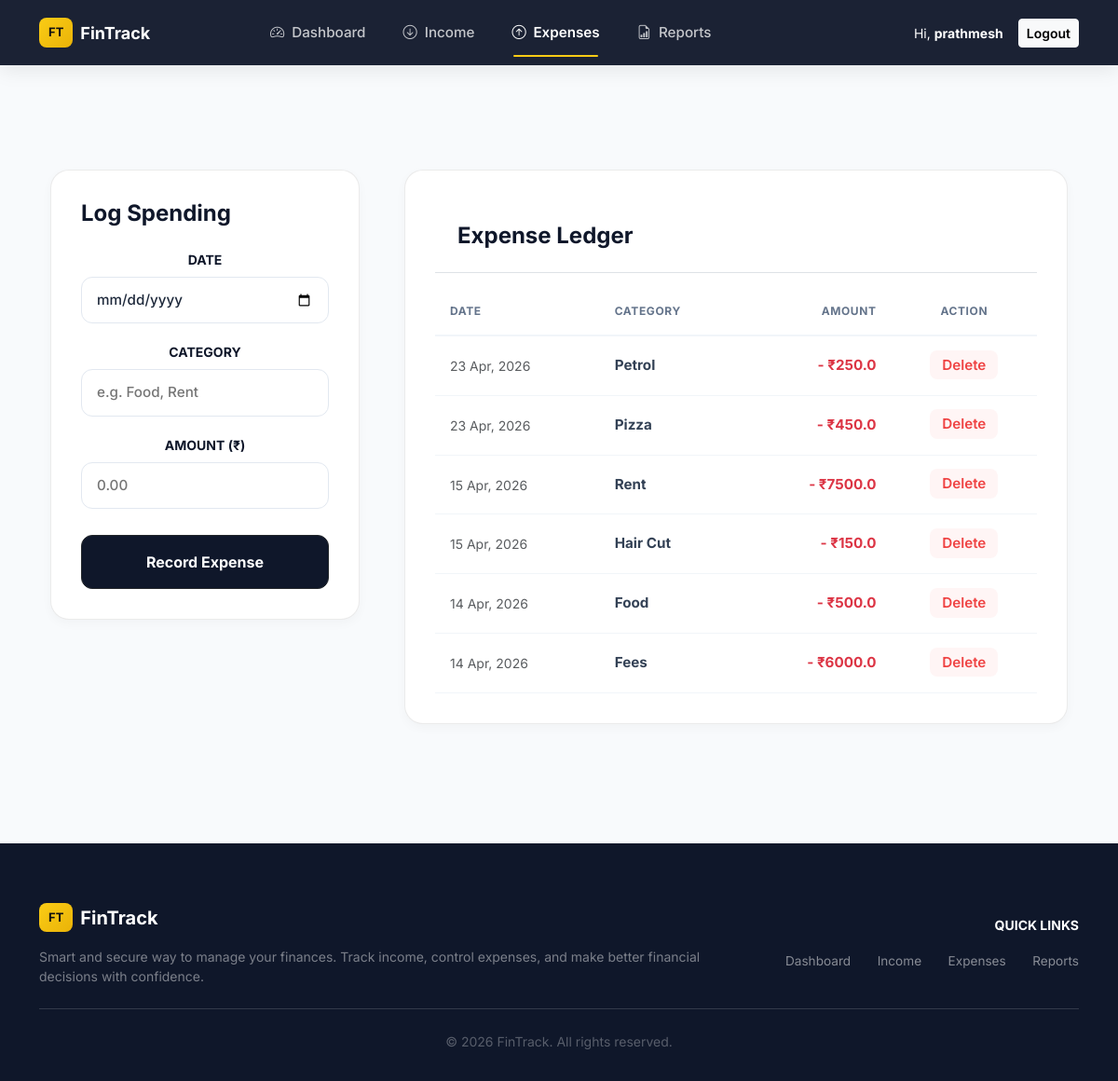
Page /expense/ (signed in) on the committed database.
### finance/models.py (models this page shows, shortened)
class Expense(models.Model):
    user = models.ForeignKey(User, on_delete=models.CASCADE)
    category = models.CharField(max_length=255)
    amount = models.FloatField()
    date = models.DateTimeField(auto_now_add=True)

### finance/views.py (the view)
# urls.py: path('expense/', views.expense_page, name='expense'),
@login_required
def expense_page(request):
    if request.method == 'POST':
        category = request.POST.get('category')
        amount = request.POST.get('amount')
        Expense.objects.create(user=request.user, category=category, amount=amount)
        messages.success(request, "Expense recorded successfully.")
        return redirect('expense')
    expenses = Expense.objects.filter(user=request.user).order_by('-date')
    return render(request, 'expense.html', {'expenses': expenses})

### finance/templates/expense.html (shortened to what this page needs)
{% extends 'base.html' %}
{% block content %}
<div class="container py-5">
    <div class="row g-5">
        <div class="col-md-4">
            <div class="stats-card">
                <h4 class="fw-bold mb-4">Log Spending</h4>
                <form method="POST">
                    <label class="card-label small fw-bold text-uppercase">Date</label>
                    <input type="date" name="date" required>
                    <label class="card-label small fw-bold text-uppercase">Category</label>
                    <input type="text" name="category" placeholder="e.g. Food, Rent" required>
                    <label class="card-label small fw-bold text-uppercase">Amount (₹)</label>
                    <input type="number" name="amount" step="0.01" placeholder="0.00" required>
                    <button type="submit" class="btn btn-dark w-100 py-3 fw-bold mt-2" style="border-radius:12px; background: #0F172A;">
                        Record Expense
                    </button>
                </form>
            </div>
        </div>
        <div class="col-md-8">
            <div class="stats-card p-0 overflow-hidden">
                <div class="p-4 border-bottom">
                    <h4 class="fw-bold mb-0">Expense Ledger</h4>
                </div>
                <div class="table-responsive">
                    <table class="table-hover">
                        <thead>
                            <tr>
                                <th>Date</th>
                                <th>Category</th>
                                <th class="text-end">Amount</th>
                                <th class="text-center">Action</th>
                            </tr>
                        </thead>
                        <tbody>
                            {% for item in expenses %}
                            <tr>
                                <td class="text-muted small">{{ item.date|date:"d M, Y" }}</td>
                                <td class="fw-bold">{{ item.category }}</td>
                                <td class="text-end text-danger fw-bold">- ₹{{ item.amount }}</td>
                                <td class="text-center">
                                    <a href="{% url 'delete_expense' item.id %}" class="btn-delete">Delete</a>
                                </td>
                            </tr>
                            {% empty %}
                            <tr>
                                <td colspan="4" class="text-center py-5 text-muted">No expenses found.</td>
                            </tr>
                            {% endfor %}
                        </tbody>
                    </table>
                </div>
            </div>
        </div>
    </div>
</div>
{% endblock %}

### finance/templates/base.html (shortened to what this page needs)
<!DOCTYPE html>
<html lang="en">
<head>
    <link href="https://cdn.jsdelivr.net/npm/bootstrap@5.3.0/dist/css/bootstrap.min.css" rel="stylesheet">
    <link rel="stylesheet" href="https://cdn.jsdelivr.net/npm/bootstrap-icons@1.11.0/font/bootstrap-icons.css">
    {% load static %}
    <link rel="stylesheet" href="{% static 'css/style.css' %}?v=2">
</head>
<body>
<nav class="navbar navbar-expand-lg navbar-dark sticky-top custom-navbar">
    <div class="container">
        <a class="navbar-brand d-flex align-items-center" href="{% url 'dashboard' %}">
            <div class="logo-badge me-2">FT</div>
            <span class="brand-name">FinTrack</span>
        </a>
        <div class="collapse navbar-collapse" id="navMain">
            {% if user.is_authenticated %}
            <ul class="navbar-nav mx-auto gap-lg-4">
                <li class="nav-item">
                    <a class="nav-link {% if request.resolver_match.url_name == 'dashboard' %}active-link{% endif %}"
                       href="{% url 'dashboard' %}">
                        <i class="bi bi-speedometer2 me-1"></i> Dashboard
                    </a>
                </li>
                <li class="nav-item">
                    <a class="nav-link {% if request.resolver_match.url_name == 'income' %}active-link{% endif %}"
                       href="{% url 'income' %}">
                        <i class="bi bi-arrow-down-circle me-1"></i> Income
                    </a>
                </li>
                <li class="nav-item">
                    <a class="nav-link {% if request.resolver_match.url_name == 'expense' %}active-link{% endif %}"
                       href="{% url 'expense' %}">
                        <i class="bi bi-arrow-up-circle me-1"></i> Expenses
                    </a>
                </li>
                <li class="nav-item">
                    <a class="nav-link {% if request.resolver_match.url_name == 'report' %}active-link{% endif %}"
                       href="{% url 'report' %}">
                        <i class="bi bi-file-earmark-bar-graph me-1"></i> Reports
                    </a>
                </li>
            </ul>
            {% endif %}
            <div class="ms-auto d-flex align-items-center">
                {% if user.is_authenticated %}
                <span class="user-greeting me-3 d-none d-lg-inline text-white">
                    Hi, <b>{{ user.username }}</b>
                </span>
                <a href="{% url 'logout' %}" class="btn btn-sm btn-light fw-semibold">
                    Logout
                </a>
                {% else %}
                <a href="{% url 'login' %}" class="btn btn-sm btn-gold">
                    Login
                </a>
                {% endif %}
            </div>
        </div>
    </div>
</nav>
<main class="main-content py-5">
    <div class="container">
        {% block content %}{% endblock %}
    </div>
</main>
<footer class="footer">
    <div class="container">
        <div class="row g-4 align-items-center">
            <div class="col-md-8">
                <div class="d-flex align-items-center mb-3">
                    <div class="logo-badge logo-badge-footer me-2">FT</div>
                    <h5 class="text-white fw-bold mb-0">FinTrack</h5>
                </div>
                <p class="small opacity-75 mb-0">
                    Smart and secure way to manage your finances. Track income, control expenses,
                    and make better financial decisions with confidence.
                </p>
            </div>
            <div class="col-md-4 text-md-end">
                <h6 class="text-white small text-uppercase fw-bold mb-3">Quick Links</h6>
                <a href="{% url 'dashboard' %}" class="footer-link">Dashboard</a>
                <a href="{% url 'income' %}" class="footer-link">Income</a>
                <a href="{% url 'expense' %}" class="footer-link">Expenses</a>
                <a href="{% url 'report' %}" class="footer-link">Reports</a>
            </div>
        </div>
        <hr class="my-4 opacity-25">
        <div class="text-center">
            <p class="small mb-0 opacity-50">
                © 2026 FinTrack. All rights reserved.
            </p>
        </div>
    </div>
</footer>
</body>
</html>

### finance/static/css/style.css (style rules this page uses)
:root { --primary-dark: #0f172a; --secondary-dark: #1e293b; --accent-gold: #facc15; --accent-blue: #3b82f6; --bg-light: #f8fafc; --white: #ffffff; --text-dark: #0f172a; --text-muted: #64748b; --success: #16a34a; --danger: #dc2626; }
* { margin: 0; padding: 0; box-sizing: border-box; }
body { font-family: 'Inter', sans-serif; background-color: var(--bg-light); color: var(--text-dark); }
.navbar { background: rgba(15, 23, 42, 0.95) !important; backdrop-filter: blur(10px); padding: 0.9rem 0; box-shadow: 0 6px 20px rgba(0,0,0,0.08); }
.logo-badge { background: linear-gradient(135deg, #facc15, #eab308); color: #111; font-weight: 700; padding: 6px 10px; border-radius: 8px; font-size: 13px; }
.brand-name { font-weight: 700; font-size: 18px; }
.nav-link { color: rgba(255,255,255,0.75) !important; font-size: 0.95rem; font-weight: 500; transition: 0.3s; }
.active-link { color: #fff !important; font-weight: 600; position: relative; }
.active-link::after { content: ''; position: absolute; bottom: -6px; left: 10px; right: 10px; height: 2px; background: var(--accent-gold); border-radius: 2px; }
.footer { background: var(--primary-dark); color: rgba(255,255,255,0.6); padding: 4rem 0 2rem; }
.footer-link { color: rgba(255,255,255,0.5); text-decoration: none; font-size: 0.85rem; margin-left: 1.5rem; }
.user-greeting { color: rgba(255,255,255,0.85); font-size: 14px; }
input, select, textarea { width: 100%; padding: 10px 12px; border-radius: 8px; border: 1px solid #ddd; font-size: 14px; transition: 0.2s; }
label { font-weight: 500; }
button { border-radius: 8px; }
.container.py-5 { max-width: 1200px; }
.stats-card { background: #ffffff !important; border: 1px solid rgba(0,0,0,0.08) !important; border-radius: 20px !important; padding: 2rem !important; box-shadow: 0 4px 12px rgba(0,0,0,0.03) !important; margin-bottom: 2rem; }
input[type="text"], input[type="number"], input[type="date"], .form-control { display: block; width: 100%; padding: 0.8rem 1rem !important; font-size: 0.95rem !important; font-weight: 500 !important; color: #1e293b !important; background-color: #ffffff !important; border: 1.5px solid #e2e8f0 !important; border-radius: 12px !important; margin-top: 0.5rem; margin-bottom: 1.25rem; transition: all 0.2s ease; }
table { width: 100%; border-collapse: collapse; margin-top: 1rem; }
th { text-transform: uppercase; font-size: 0.75rem !important; font-weight: 700 !important; letter-spacing: 0.05em; color: #64748b; padding: 1rem !important; border-bottom: 2px solid #f1f5f9 !important; text-align: left; }
td { padding: 1.25rem 1rem !important; border-bottom: 1px solid #f1f5f9 !important; font-size: 0.95rem; color: #334155; }
.btn-delete { color: #ef4444 !important; font-weight: 600; text-decoration: none; padding: 0.4rem 0.8rem; border-radius: 8px; background: rgba(239, 68, 68, 0.05); transition: 0.2s; }
.stats-card .card-label { display: block; text-align: center; width: 100%; }
.stats-card { background: #e32727; border: 1px solid rgba(0, 0, 0, 0.05); border-radius: 24px; padding: 2rem; box-shadow: 0 10px 15px -3px rgba(0, 0, 0, 0.05); }

### rows in the picture
Expense: date "23 Apr, 2026", category "Petrol", amount "250.0"
Expense: date "23 Apr, 2026", category "Pizza", amount "450.0"
Expense: date "15 Apr, 2026", category "Rent", amount "7500.0"
Expense: date "15 Apr, 2026", category "Hair Cut", amount "150.0"
Expense: date "14 Apr, 2026", category "Food", amount "500.0"
Expense: date "14 Apr, 2026", category "Fees", amount "6000.0"

### other values in the picture
{{ user.username }} "prathmesh"
